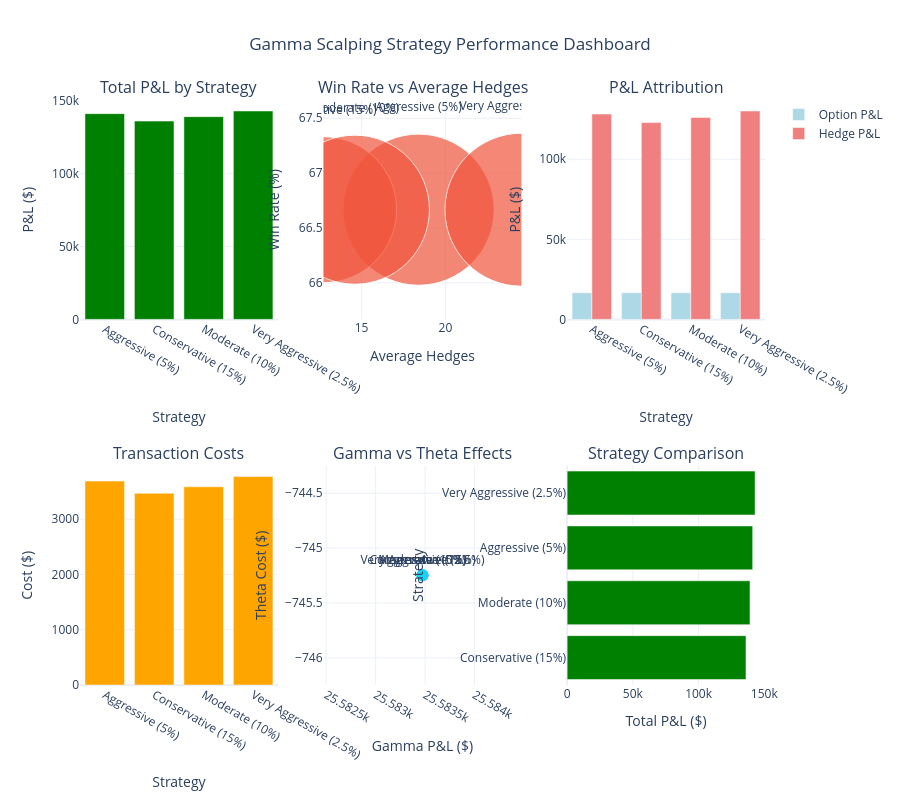

The notebook cell saved with this chart:
### Code cell
# Create performance dashboard
if not results.empty:
    # Aggregate results by strategy
    strategy_summary = results.groupby('strategy').agg({
        'total_pnl': 'sum',
        'option_pnl': 'sum', 
        'hedge_pnl': 'sum',
        'commission_cost': 'sum',
        'slippage_cost': 'sum',
        'num_hedges': 'mean',
        'gamma_pnl': 'sum',
        'theta_cost': 'sum'
    }).reset_index()
    
    strategy_summary['win_rate'] = results.groupby('strategy')['total_pnl'].apply(lambda x: (x > 0).mean()).values
    strategy_summary['num_options'] = results.groupby('strategy').size().values
    
    # Create subplot dashboard
    fig = make_subplots(
        rows=2, cols=3,
        subplot_titles=[
            'Total P&L by Strategy',
            'Win Rate vs Average Hedges',
            'P&L Attribution',
            'Transaction Costs',
            'Gamma vs Theta Effects',
            'Strategy Comparison'
        ],
        specs=[[{'type': 'bar'}, {'type': 'scatter'}, {'type': 'bar'}],
               [{'type': 'bar'}, {'type': 'scatter'}, {'type': 'bar'}]]
    )
    
    # 1. Total P&L by Strategy
    colors = ['green' if x > 0 else 'red' for x in strategy_summary['total_pnl']]
    fig.add_trace(
        go.Bar(
            x=strategy_summary['strategy'],
            y=strategy_summary['total_pnl'],
            name='Total P&L',
            marker_color=colors,
            showlegend=False
        ),
        row=1, col=1
    )
    
    # 2. Win Rate vs Avg Hedges
    fig.add_trace(
        go.Scatter(
            x=strategy_summary['num_hedges'],
            y=strategy_summary['win_rate'] * 100,
            mode='markers+text',
            text=strategy_summary['strategy'],
            textposition='top center',
            marker=dict(size=strategy_summary['total_pnl']/1000 + 10, opacity=0.7),
            name='Strategies',
            showlegend=False
        ),
        row=1, col=2
    )
    
    # 3. P&L Attribution
    fig.add_trace(
        go.Bar(
            x=strategy_summary['strategy'],
            y=strategy_summary['option_pnl'],
            name='Option P&L',
            marker_color='lightblue'
        ),
        row=1, col=3
    )
    fig.add_trace(
        go.Bar(
            x=strategy_summary['strategy'],
            y=strategy_summary['hedge_pnl'],
            name='Hedge P&L',
            marker_color='lightcoral'
        ),
        row=1, col=3
    )
    
    # 4. Transaction Costs
    total_costs = strategy_summary['commission_cost'] + strategy_summary['slippage_cost']
    fig.add_trace(
        go.Bar(
            x=strategy_summary['strategy'],
            y=total_costs,
            name='Transaction Costs',
            marker_color='orange',
            showlegend=False
        ),
        row=2, col=1
    )
    
    # 5. Gamma vs Theta Effects  
    fig.add_trace(
        go.Scatter(
            x=strategy_summary['gamma_pnl'],
            y=strategy_summary['theta_cost'],
            mode='markers+text',
            text=strategy_summary['strategy'],
            textposition='top center',
            marker=dict(size=12, opacity=0.7),
            name='Gamma vs Theta',
            showlegend=False
        ),
        row=2, col=2
    )
    
    # 6. Strategy Ranking
    strategy_summary_sorted = strategy_summary.sort_values('total_pnl', ascending=True)
    fig.add_trace(
        go.Bar(
            y=strategy_summary_sorted['strategy'],
            x=strategy_summary_sorted['total_pnl'],
            orientation='h',
            name='Strategy Ranking',
            marker_color=['green' if x > 0 else 'red' for x in strategy_summary_sorted['total_pnl']],
            showlegend=False
        ),
        row=2, col=3
    )
    
    # Update layout
    fig.update_layout(
        height=800,
        title_text="Gamma Scalping Strategy Performance Dashboard",
        title_x=0.5,
        showlegend=True
    )
    
    # Update axis labels
    fig.update_xaxes(title_text="Strategy", row=1, col=1)
    fig.update_yaxes(title_text="P&L ($)", row=1, col=1)
    
    fig.update_xaxes(title_text="Average Hedges", row=1, col=2)
    fig.update_yaxes(title_text="Win Rate (%)", row=1, col=2)
    
    fig.update_xaxes(title_text="Strategy", row=1, col=3)
    fig.update_yaxes(title_text="P&L ($)", row=1, col=3)
    
    fig.update_xaxes(title_text="Strategy", row=2, col=1)
    fig.update_yaxes(title_text="Cost ($)", row=2, col=1)
    
    fig.update_xaxes(title_text="Gamma P&L ($)", row=2, col=2)
    fig.update_yaxes(title_text="Theta Cost ($)", row=2, col=2)
    
    fig.update_xaxes(title_text="Total P&L ($)", row=2, col=3)
    fig.update_yaxes(title_text="Strategy", row=2, col=3)
    
    fig.show()
    
    # Print summary statistics
    print("\n📊 Strategy Performance Summary:")
    print("=" * 50)
    for _, row in strategy_summary.iterrows():
        print(f"\n{row['strategy']}:")
        print(f"  💰 Total P&L: ${row['total_pnl']:,.2f}")
        print(f"  🎯 Win Rate: {row['win_rate']:.1%}")
        print(f"  📈 Options Traded: {row['num_options']}")
        print(f"  🔄 Avg Hedges: {row['num_hedges']:.1f}")

else:
    print("❌ No backtest results available")

### Figure 1 — Plotly figure (JSON) as saved in the notebook; plotly's stock layout.template omitted (floating-point values rounded to 4 significant figures)
{"data": [{"marker": {"color": ["green", "green", "green", "green"]}, "name": "Total P&L", "showlegend": false, "type": "bar", "x": ["Aggressive (5%)", "Conservative (15%)", "Moderate (10%)", "Very Aggressive (2.5%)"], "xaxis": "x", "y": [141200.0, 136100.0, 139100.0, 143000.0], "yaxis": "y"}, {"marker": {"opacity": 0.7, "size": [151.2, 146.1, 149.1, 153.0]}, "mode": "markers+text", "name": "Strategies", "showlegend": false, "text": ["Aggressive (5%)", "Conservative (15%)", "Moderate (10%)", "Very Aggressive (2.5%)"], "textposition": "top center", "type": "scatter", "x": [18.4, 12.73, 14.6, 24.53], "xaxis": "x2", "y": [66.67, 66.67, 66.67, 66.67], "yaxis": "y2"}, {"marker": {"color": "lightblue"}, "name": "Option P&L", "type": "bar", "x": ["Aggressive (5%)", "Conservative (15%)", "Moderate (10%)", "Very Aggressive (2.5%)"], "xaxis": "x3", "y": [16630.0, 16630.0, 16630.0, 16630.0], "yaxis": "y3"}, {"marker": {"color": "lightcoral"}, "name": "Hedge P&L", "type": "bar", "x": ["Aggressive (5%)", "Conservative (15%)", "Moderate (10%)", "Very Aggressive (2.5%)"], "xaxis": "x3", "y": [128200.0, 122900.0, 126100.0, 130100.0], "yaxis": "y3"}, {"marker": {"color": "orange"}, "name": "Transaction Costs", "showlegend": false, "type": "bar", "x": ["Aggressive (5%)", "Conservative (15%)", "Moderate (10%)", "Very Aggressive (2.5%)"], "xaxis": "x4", "y": [3690.0, 3469.0, 3587.0, 3771.0], "yaxis": "y4"}, {"marker": {"opacity": 0.7, "size": 12}, "mode": "markers+text", "name": "Gamma vs Theta", "showlegend": false, "text": ["Aggressive (5%)", "Conservative (15%)", "Moderate (10%)", "Very Aggressive (2.5%)"], "textposition": "top center", "type": "scatter", "x": [25580.0, 25580.0, 25580.0, 25580.0], "xaxis": "x5", "y": [-745.2, -745.2, -745.2, -745.2], "yaxis": "y5"}, {"marker": {"color": ["green", "green", "green", "green"]}, "name": "Strategy Ranking", "orientation": "h", "showlegend": false, "type": "bar", "x": [136100.0, 139100.0, 141200.0, 143000.0], "xaxis": "x6", "y": ["Conservative (15%)", "Moderate (10%)", "Aggressive (5%)", "Very Aggressive (2.5%)"], "yaxis": "y6"}], "layout": {"annotations": [{"font": {"size": 16}, "showarrow": false, "text": "Total P&L by Strategy", "x": 0.1444, "xanchor": "center", "xref": "paper", "y": 1, "yanchor": "bottom", "yref": "paper"}, {"font": {"size": 16}, "showarrow": false, "text": "Win Rate vs Average Hedges", "x": 0.5, "xanchor": "center", "xref": "paper", "y": 1, "yanchor": "bottom", "yref": "paper"}, {"font": {"size": 16}, "showarrow": false, "text": "P&L Attribution", "x": 0.8556, "xanchor": "center", "xref": "paper", "y": 1, "yanchor": "bottom", "yref": "paper"}, {"font": {"size": 16}, "showarrow": false, "text": "Transaction Costs", "x": 0.1444, "xanchor": "center", "xref": "paper", "y": 0.375, "yanchor": "bottom", "yref": "paper"}, {"font": {"size": 16}, "showarrow": false, "text": "Gamma vs Theta Effects", "x": 0.5, "xanchor": "center", "xref": "paper", "y": 0.375, "yanchor": "bottom", "yref": "paper"}, {"font": {"size": 16}, "showarrow": false, "text": "Strategy Comparison", "x": 0.8556, "xanchor": "center", "xref": "paper", "y": 0.375, "yanchor": "bottom", "yref": "paper"}], "height": 800, "showlegend": true, "title": {"text": "Gamma Scalping Strategy Performance Dashboard", "x": 0.5}, "xaxis": {"anchor": "y", "domain": [0, 0.2889], "title": {"text": "Strategy"}}, "xaxis2": {"anchor": "y2", "domain": [0.3556, 0.6444], "title": {"text": "Average Hedges"}}, "xaxis3": {"anchor": "y3", "domain": [0.7111, 1], "title": {"text": "Strategy"}}, "xaxis4": {"anchor": "y4", "domain": [0, 0.2889], "title": {"text": "Strategy"}}, "xaxis5": {"anchor": "y5", "domain": [0.3556, 0.6444], "title": {"text": "Gamma P&L ($)"}}, "xaxis6": {"anchor": "y6", "domain": [0.7111, 1], "title": {"text": "Total P&L ($)"}}, "yaxis": {"anchor": "x", "domain": [0.625, 1], "title": {"text": "P&L ($)"}}, "yaxis2": {"anchor": "x2", "domain": [0.625, 1], "title": {"text": "Win Rate (%)"}}, "yaxis3": {"anchor": "x3", "domain": [0.625, 1], "title": {"text": "P&L ($)"}}, "yaxis4": {"anchor": "x4", "domain": [0, 0.375], "title": {"text": "Cost ($)"}}, "yaxis5": {"anchor": "x5", "domain": [0, 0.375], "title": {"text": "Theta Cost ($)"}}, "yaxis6": {"anchor": "x6", "domain": [0, 0.375], "title": {"text": "Strategy"}}}}
